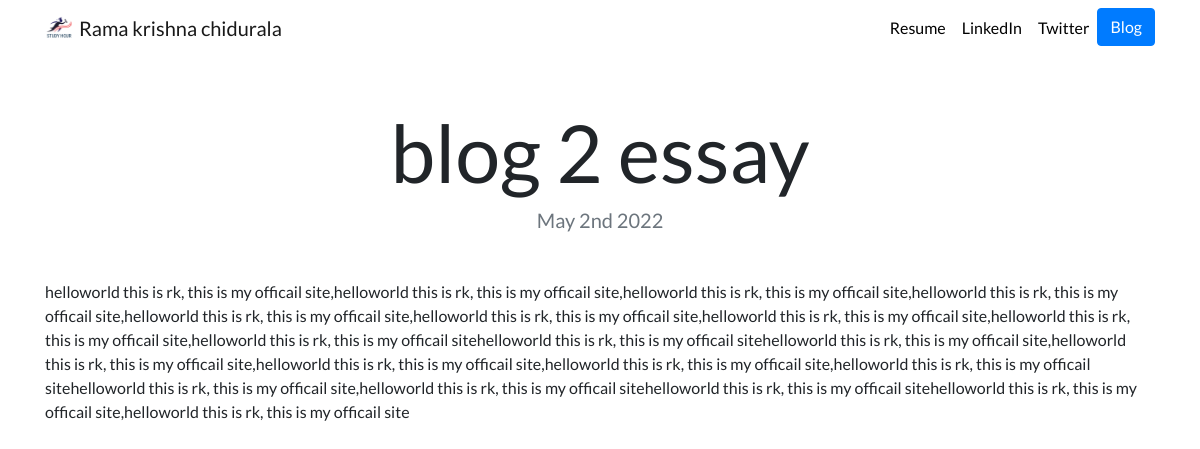
The app's page /blog/4/ with its own data.
### blog/models.py (models this page shows, shortened)
class Blog(models.Model):
    title = models.CharField(max_length=200)
    description = models.TextField()
    date = models.DateField()

### blog/views.py (the view)
# urls.py: path('<int:blog_id>/', views.detail, name='detail'),
def detail(request, blog_id):
    blog = get_object_or_404(Blog, pk=blog_id)
    return render(request, 'blog/detail.html', {"blog":blog})

### blog/templates/blog/detail.html
{% extends "portfolio/base.html" %}
{% load static %}
{% block content %}
<h1 class="text-center mt-5" id="blogdetailtitle">{{ blog.title }}</h1>
<h5 class="text-center text-muted mb-5">{{ blog.date|date:'F jS Y' }}</h5>
{{ blog.description|safe }}
{% endblock %}

### portfolio/static/portfolio/custom.css (style rules this page uses)
body { font-family: 'Lato', sans-serif; }
@media (min-width: 992px) { #blogdetailtitle { font-size: 5rem; } }

### records on screen
Blog: title "blog 2 essay", date "May 2nd 2022", description "helloworld this is rk, this is my officail site,helloworld this is rk, this is my officail site,helloworld this is rk, this is my officail site,helloworld this is rk, this is my officail site,helloworld this is rk, this is my officail site,helloworld this is rk, this is my officail site,helloworld this is rk, this is my officail site,helloworld this is rk, this is my officail site,helloworld this is rk, this is my officail sitehelloworld this is rk, this is my officail sitehelloworld this is rk, this is my officail site,helloworld this is rk, this is my officail site,helloworld this is rk, this is my officail site,helloworld this is rk, this is my officail site,helloworld this is rk, this…"
